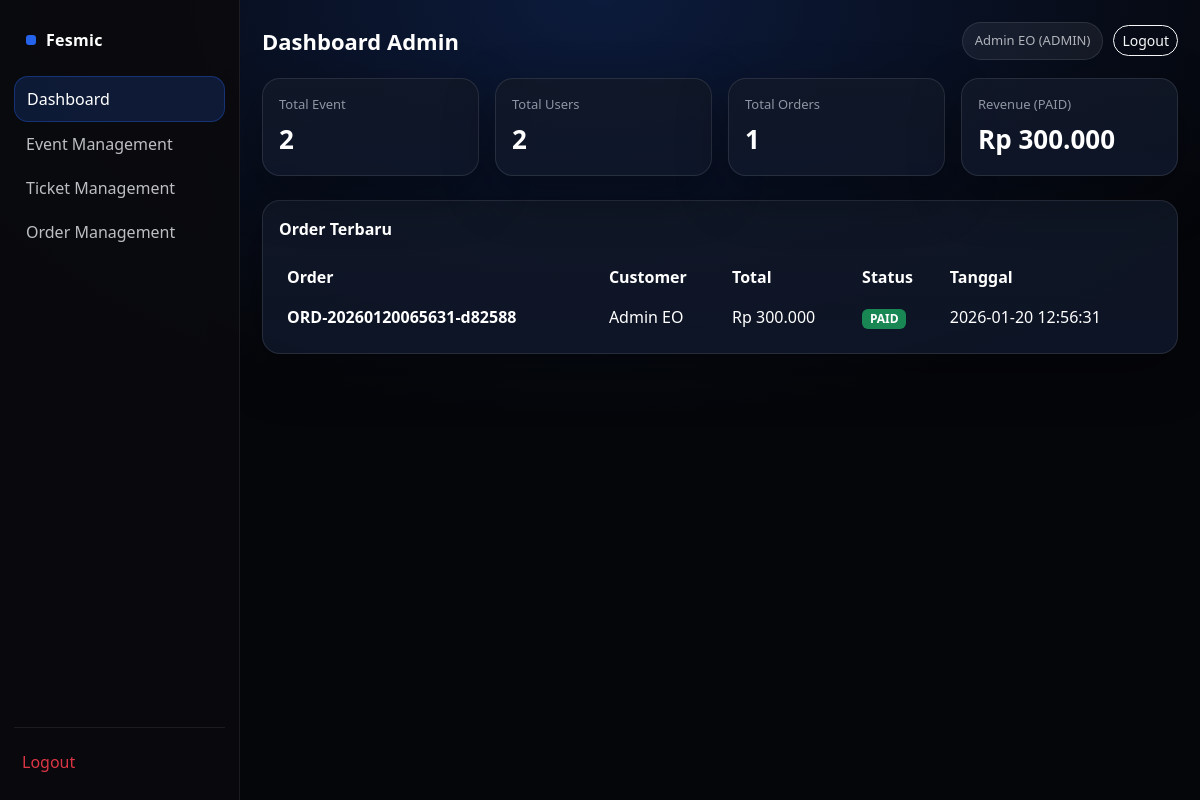
The page /views/admin/dashboard.php (signed in) on the database as committed earlier.
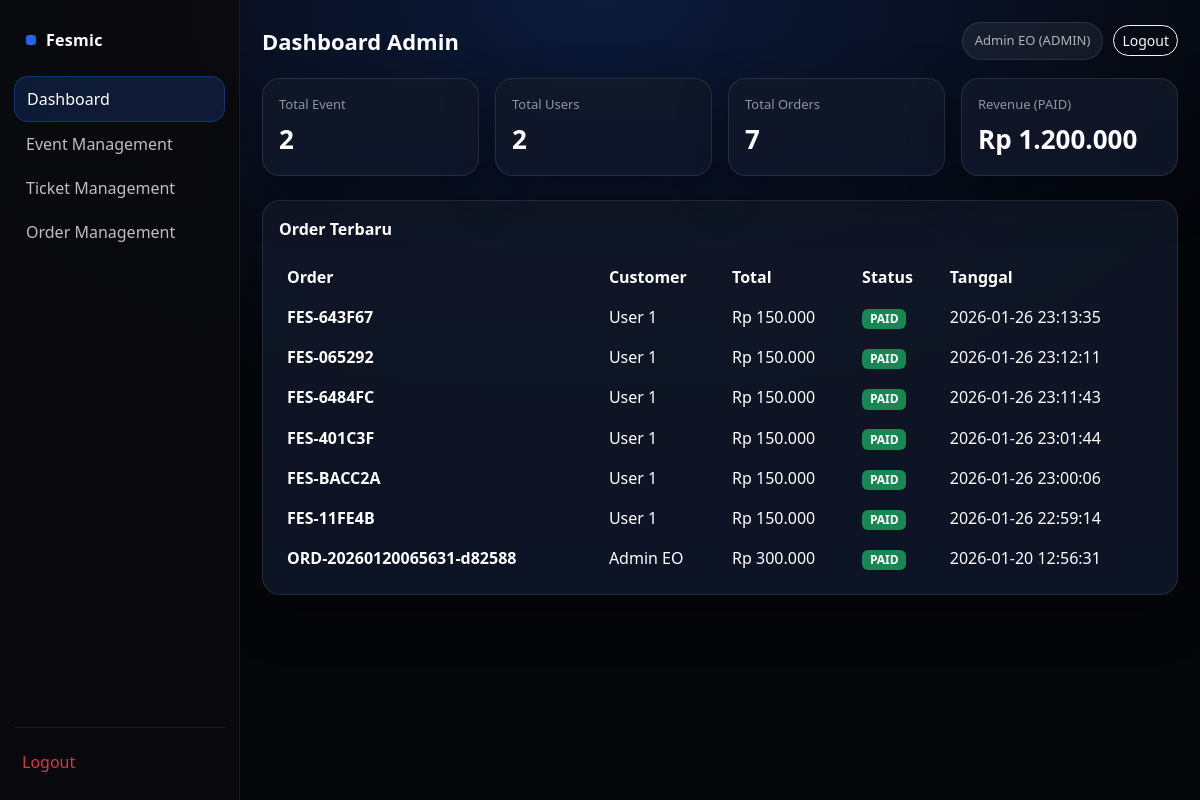
The same page on the database as committed later.
### tables this page shows
CREATE TABLE `orders` (
  `id` int(11) NOT NULL,
  `user_id` int(11) NOT NULL,
  `order_code` varchar(60) NOT NULL,
  `order_date` datetime NOT NULL DEFAULT current_timestamp(),
  `status` varchar(30) NOT NULL DEFAULT 'PENDING',
  `total_amount` decimal(12,2) NOT NULL DEFAULT 0.00,
  `created_at` datetime NOT NULL DEFAULT current_timestamp(),
  `updated_at` datetime NOT NULL DEFAULT current_timestamp() ON UPDATE current_timestamp()
);

CREATE TABLE `users` (
  `id` int(11) NOT NULL,
  `name` varchar(100) NOT NULL,
  `email` varchar(120) NOT NULL,
  `password_hash` varchar(255) NOT NULL,
  `phone` varchar(30) DEFAULT NULL,
  `role` varchar(20) NOT NULL DEFAULT 'USER',
  `api_token` varchar(128) DEFAULT NULL,
  `created_at` datetime NOT NULL DEFAULT current_timestamp(),
  `updated_at` datetime NOT NULL DEFAULT current_timestamp() ON UPDATE current_timestamp()
);

### views/_init.php (called while the page is built, shortened)
<?php
function e(string $s): string {
  return htmlspecialchars($s, ENT_QUOTES, 'UTF-8');
}
function current_user(): ?array {
  return $_SESSION['user'] ?? null;
}

### views/admin/dashboard.php (the view, shortened to what this page needs)
<?php
require_once __DIR__ . '/../_init.php';
$pdo = db();
$totalEvents = (int)($pdo->query("SELECT COUNT(*) FROM events")->fetchColumn() ?: 0);
$totalUsers  = (int)($pdo->query("SELECT COUNT(*) FROM users")->fetchColumn() ?: 0);
$totalOrders = (int)($pdo->query("SELECT COUNT(*) FROM orders")->fetchColumn() ?: 0);
$revenue     = (float)($pdo->query("SELECT COALESCE(SUM(total_amount),0) FROM orders WHERE status='PAID'")->fetchColumn() ?: 0);
$orders = $pdo->query("
  SELECT o.order_code, o.status, o.total_amount, o.order_date, u.name AS customer
  FROM orders o
  JOIN users u ON u.id = o.user_id
  ORDER BY o.order_date DESC
  LIMIT 10
")->fetchAll(PDO::FETCH_ASSOC);
require __DIR__ . '/../layout/header.php';
?>
<div class="app-shell">
  <?php require __DIR__ . '/../layout/admin_sidebar.php'; ?>
  <main class="app-main">
    <div class="app-inner">
      <div class="app-topbar">
        <h1 class="app-title">Dashboard Admin</h1>
        <div class="app-user">
          <div class="app-pill"><?= e($u['name']) ?> (<?= e($u['role']) ?>)</div>
          <a class="btn btn-outline-light btn-sm rounded-pill" href="<?= e(BASE_URL . '/views/auth/logout.php') ?>">Logout</a>
        </div>
      </div>
      <div class="row g-3 mb-4">
        <div class="col-md-3">
          <div class="panel stat-card">
            <div class="stat-label">Total Event</div>
            <div class="stat-value"><?= $totalEvents ?></div>
          </div>
        </div>
        <div class="col-md-3">
          <div class="panel stat-card">
            <div class="stat-label">Total Users</div>
            <div class="stat-value"><?= $totalUsers ?></div>
          </div>
        </div>
        <div class="col-md-3">
          <div class="panel stat-card">
            <div class="stat-label">Total Orders</div>
            <div class="stat-value"><?= $totalOrders ?></div>
          </div>
        </div>
        <div class="col-md-3">
          <div class="panel stat-card">
            <div class="stat-label">Revenue (PAID)</div>
            <div class="stat-value">Rp <?= number_format($revenue, 0, ',', '.') ?></div>
          </div>
        </div>
      </div>
      <div class="panel p-3">
        <div class="d-flex justify-content-between align-items-center mb-3">
          <div class="fw-semibold text-white">Order Terbaru</div>
        </div>
        <div class="table-responsive">
          <table class="table table-dark table-hover table-borderless align-middle mb-0">
            <thead>
              <tr>
                <th>Order</th>
                <th>Customer</th>
                <th>Total</th>
                <th>Status</th>
                <th>Tanggal</th>
              </tr>
            </thead>
            <tbody>
              <?php foreach ($orders as $o): ?>
                <tr>
                  <td class="fw-semibold"><?= e($o['order_code']) ?></td>
                  <td><?= e($o['customer']) ?></td>
                  <td>Rp <?= number_format((float)$o['total_amount'], 0, ',', '.') ?></td>
                  <td>
                    <span class="badge <?= $o['status']==='PAID' ? 'bg-success' : 'bg-warning text-dark' ?>">
                      <?= e($o['status']) ?>
                    </span>
                  </td>
                  <td><?= e($o['order_date']) ?></td>
                </tr>
              <?php endforeach; ?>
            </tbody>
          </table>
        </div>
      </div>
    </div>
  </main>
</div>
<?php require __DIR__ . '/../layout/footer.php'; ?>

Rows that differ between the two databases and show on the page:
added orders: order_code "FES-643F67", user.name "User 1", total_amount "150.000", status "PAID", order_date "2026-01-26 23:13:35"
added orders: order_code "FES-065292", user.name "User 1", total_amount "150.000", status "PAID", order_date "2026-01-26 23:12:11"
added orders: order_code "FES-6484FC", user.name "User 1", total_amount "150.000", status "PAID", order_date "2026-01-26 23:11:43"
added orders: order_code "FES-401C3F", user.name "User 1", total_amount "150.000", status "PAID", order_date "2026-01-26 23:01:44"
added orders: order_code "FES-BACC2A", user.name "User 1", total_amount "150.000", status "PAID", order_date "2026-01-26 23:00:06"
added orders: order_code "FES-11FE4B", user.name "User 1", total_amount "150.000", status "PAID", order_date "2026-01-26 22:59:14"
Other text that changed with them:
$totalOrders: "1" → "7"
$revenue: "300.000" → "1.200.000"
